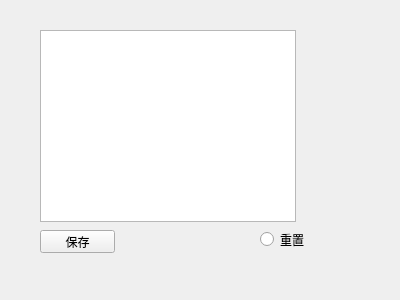
<?xml version="1.0" encoding="UTF-8"?>
<ui version="4.0">
 <class>Form</class>
 <widget class="QWidget" name="Form">
  <property name="geometry">
   <rect>
    <x>0</x>
    <y>0</y>
    <width>400</width>
    <height>300</height>
   </rect>
  </property>
  <property name="windowTitle">
   <string>Form</string>
  </property>
  <widget class="QRadioButton" name="piyan">
   <property name="geometry">
    <rect>
     <x>260</x>
     <y>230</y>
     <width>94</width>
     <height>19</height>
    </rect>
   </property>
   <property name="font">
    <font>
     <family>ISOCP3</family>
    </font>
   </property>
   <property name="text">
    <string>重置</string>
   </property>
  </widget>
  <widget class="QPushButton" name="botton">
   <property name="geometry">
    <rect>
     <x>40</x>
     <y>230</y>
     <width>75</width>
     <height>23</height>
    </rect>
   </property>
   <property name="text">
    <string>保存</string>
   </property>
  </widget>
  <widget class="QListView" name="listView">
   <property name="geometry">
    <rect>
     <x>40</x>
     <y>30</y>
     <width>256</width>
     <height>192</height>
    </rect>
   </property>
  </widget>
 </widget>
 <resources/>
 <connections/>
</ui>
